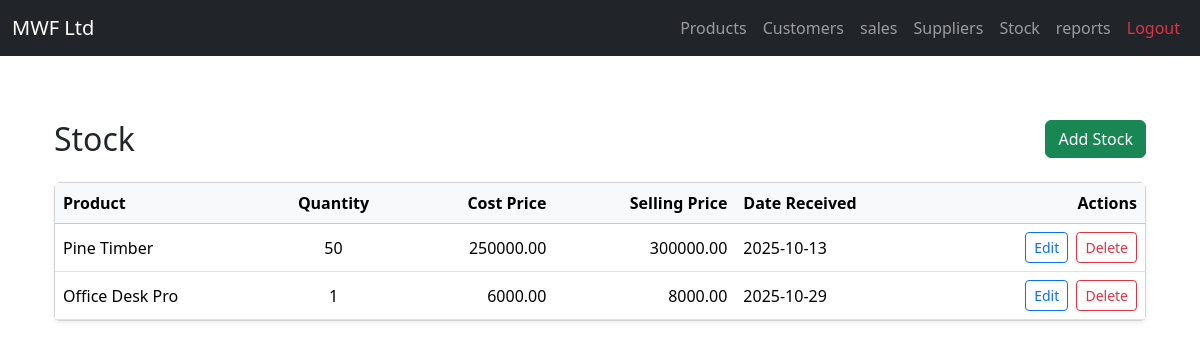
Page /stock/ (signed in) on the committed database.
### stock/models.py (models this page shows, shortened)
class StockEntry(models.Model):
    product = models.ForeignKey(Product, on_delete=models.CASCADE)
    supplier = models.ForeignKey(Supplier, on_delete=models.SET_NULL, null=True)
    quantity = models.PositiveIntegerField()
    cost_price = models.DecimalField(max_digits=10, decimal_places=2)
    product_price = models.DecimalField(max_digits=10, decimal_places=2)
    quality = models.CharField(max_length=50)
    color = models.CharField(max_length=30, blank=True, null=True)
    measurements = models.CharField(max_length=100, blank=True, null=True)
    date_received = models.DateField(auto_now_add=True)

### products/models.py (models this page shows, shortened)
class Product(models.Model):
    WOOD = 'wood'
    FURNITURE = 'furniture'
    PRODUCT_TYPE_CHOICES = [
        (WOOD, 'Wood'),
        (FURNITURE, 'Furniture'),
    ]
    name = models.CharField(max_length=100)
    type = models.CharField(max_length=20, choices=PRODUCT_TYPE_CHOICES)
    category = models.CharField(max_length=50)  # e.g., sofa, timber
    description = models.TextField(blank=True)
    color = models.CharField(max_length=30, blank=True, null=True)
    measurements = models.CharField(max_length=100, blank=True, null=True)
    quality = models.CharField(max_length=50)
    product_price = models.DecimalField(max_digits=10, decimal_places=2)
    cost_price = models.DecimalField(max_digits=10, decimal_places=2)
    current_stock = models.PositiveIntegerField(default=0)
    date_added = models.DateField(auto_now_add=True)

### stock/views.py (the view)
# urls.py: path('', views.stock_list, name='stock_list'),
def stock_list(request):
    stocks = StockEntry.objects.all()
    return render(request, 'stock_list.html', {'stock': stocks})

### stock/templates/stock_list.html
{% extends "base.html" %}
{% block content %}
<div class="container mt-5">
    <div class="d-flex justify-content-between align-items-center mb-4">
        <h2 class="mb-0">Stock</h2>
        <a href="{% url 'add_stock' %}" class="btn btn-success">Add Stock</a>
    </div>
    {% if stock %}
    <div class="card shadow-sm">
        <div class="card-body p-0">
            <div class="table-responsive">
                <table class="table table-hover align-middle mb-0">
                    <thead class="table-light">
                        <tr>
                            <th scope="col">Product</th>
                            <th scope="col" class="text-center">Quantity</th>
                            <th scope="col" class="text-end">Cost Price</th>
                            <th scope="col" class="text-end">Selling Price</th>
                            <th scope="col">Date Received</th>
                            <th scope="col" class="text-end">Actions</th>
                        </tr>
                    </thead>
                    <tbody>
                        {% for item in stock %}
                        <tr>
                            <td>{{ item.product.name }}</td>
                            <td class="text-center">{{ item.quantity }}</td>
                            <td class="text-end">{{ item.cost_price }}</td>
                            <td class="text-end">{{ item.product_price }}</td>
                            <td>{{ item.date_received|date:"Y-m-d" }}</td>
                            <td class="text-end">
                                <a href="{% url 'edit_stock' item.pk %}" class="btn btn-sm btn-outline-primary">Edit</a>
                                <a href="{% url 'delete_stock' item.pk %}" class="btn btn-sm btn-outline-danger ms-1">Delete</a>
                            </td>
                        </tr>
                        {% endfor %}
                    </tbody>
                </table>
            </div>
        </div>
    </div>
    {% else %}
    <div class="text-center text-muted py-5">
        <p class="mb-0">No stock entries found.</p>
    </div>
    {% endif %}
</div>
{% endblock %}

### rows in the picture
StockEntry: product.name "Pine Timber", quantity "50", cost_price "250000.00", product_price "300000.00", date_received "2025-10-13"
StockEntry: product.name "Office Desk Pro", quantity "1", cost_price "6000.00", product_price "8000.00", date_received "2025-10-29"
